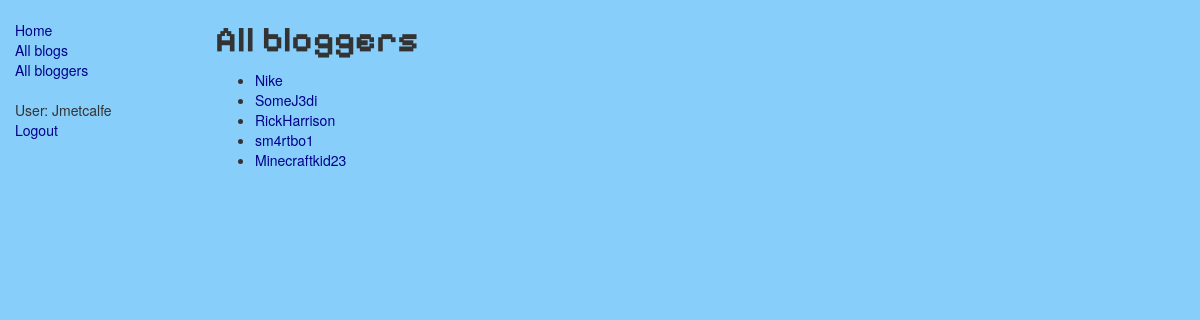
Screenshot of /blog/bloggers/ (signed in) with the database file from the repository.
### blog/models.py (models this page shows, shortened)
class BlogAuthor(models.Model): #a blogger
    user = models.OneToOneField(User, on_delete=models.SET_NULL, null=True)
    bio = models.TextField(max_length=400, help_text="Enter your bio details here.")
    class Meta:
        ordering = ["user","bio"]
    def __str__(self):
        return self.user.username

### blog/views.py (the view)
# urls.py: path('bloggers/', views.BloggerListView.as_view(), name='bloggers'),
class BloggerListView(generic.ListView):
    model = BlogAuthor
    paginate_by = 5

### blog/templates/blog/blogauthor_list.html
{% extends "base_generic.html" %}
{% block content %}
    <h1>All bloggers</h1>
    {% if blogauthor_list %}
    <ul>
      {% for author in blogauthor_list %}
      <li>
        <a href="{% url 'blogs-by-author' author.pk %}">{{ author }}</a>
      </li>
      {% endfor %}
    </ul>
    {% else %}
      <p>There are no bloggers yet.</p>
    {% endif %}
{% endblock %}

### blog/templates/base_generic.html (shortened to what this page needs)
<!DOCTYPE html>
<html lang="en">
<head>
  <link rel="stylesheet" href="https://maxcdn.bootstrapcdn.com/bootstrap/3.3.7/css/bootstrap.min.css">
  {% load static %}
<link rel="stylesheet" type="text/css" href="{% static 'css/styles.css'%}">
</head>
<body>
<div class="container-fluid">
<div class="row">
  <div class="col-sm-2">
  {% block sidebar %}
  <ul class="sidebar-nav">
    <li><a href="{% url 'index' %}">Home</a></li>
    <li><a href="{% url 'blogs' %}">All blogs</a></li>
    <li><a href="{% url 'bloggers' %}">All bloggers</a></li>
  </ul>
  <ul class="sidebar-nav">
   {% if user.is_authenticated %}
     <li>User: {{ user.get_username }}</li>
     <li><a href="{% url 'logout'%}?next={{request.path}}">Logout</a></li>
   {% else %}
     <li><a href="{% url 'login'%}?next={{request.path}}">Login</a></li>
   {% endif %}
  </ul>
  {% endblock %}
  </div>
  <div class="col-sm-10 ">
  {% block content %}{% endblock %}
  </div>
</div>
</div>
</body>
</html>

### blog/static/css/styles.css (style rules this page uses)
body { background-color: lightskyblue; }
a { color: darkblue; }
h1 { font-weight: bolder; font-family: 'Pixelify Sans', cursive; }
.sidebar-nav { margin-top: 20px; padding: 0; list-style: none; }

### rows the page displays
BlogAuthor: user.username "Nike"
BlogAuthor: user.username "SomeJ3di"
BlogAuthor: user.username "RickHarrison"
BlogAuthor: user.username "sm4rtbo1"
BlogAuthor: user.username "Minecraftkid23"

### other values shown
{{ user.get_username }} "Jmetcalfe"
